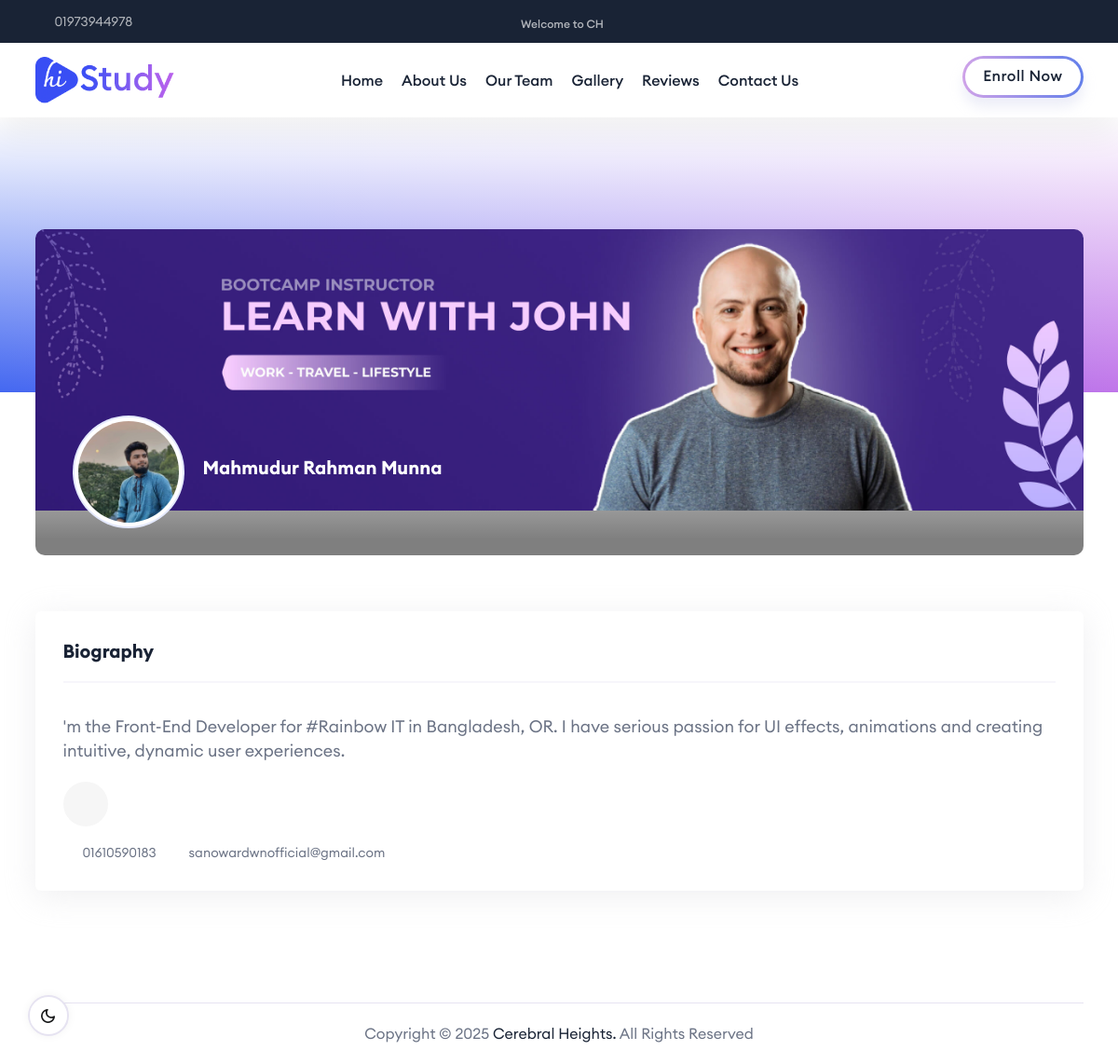
The page /employee/employee_details/1 on the database its author committed.
### apps/core/models.py (models this page shows)
class SiteConfig(models.Model):
    logo = models.ImageField(upload_to="uploads/site_logo")
    phone_number = models.CharField(max_length=50)
    facebook = models.URLField(max_length=200, blank=True, null=True)
    twitter = models.URLField(max_length=200, blank=True, null=True)
    linkedin = models.URLField(max_length=200, blank=True, null=True)
    instagram = models.URLField(max_length=200, blank=True, null=True)
    location = models.TextField()
    email_address = models.EmailField(max_length=254)
    site_title = models.CharField(max_length=50)
    fav_icon = models.ImageField(upload_to="uploads/fav_icon")
    header_text = models.CharField(max_length=50, blank=True, null=True)

### apps/employee/models.py (models this page shows, shortened)
class Employee(models.Model):
    full_name = models.CharField(max_length=50)
    profile_picture = models.ImageField(upload_to="uploads/employee/profile_picture")
    designation = models.CharField(max_length=50)
    facebook = models.URLField(max_length=200, blank=True)
    instagram = models.URLField(max_length=200, blank=True)
    twitter = models.URLField(max_length=200, blank=True)
    linkedin = models.URLField(max_length=200, blank=True)
    youtube = models.URLField(max_length=200, blank=True)
    banner = models.ImageField(upload_to="uploads/employee/banner")
    biography = models.TextField()
    phone_number = models.CharField(max_length=50)
    email = models.EmailField(max_length=254)

### apps/employee/views.py (the view)
# urls.py: path('employee_details/<int:id>', views.employee_details, name="employee_details")
def employee_details(request, id):
    employee = Employee.objects.get(id=id)
    context = {
        'employee':employee
    }
    return render(request, 'employee-details.html', context)

### apps/core/context_processors.py (called while the page is built)
def all_employees(request):
    return {"employee_all": Employee.objects.all()}

def all_gallery(request):
    return {"all_gallery": GalleryItem.objects.all()}

def all_review(request):
    return {"all_review": Review.objects.all()}

def all_subject(request):
    return {"all_subject": Subject.objects.all()}

def site_config(request):
    return {"site_config": SiteConfig.objects.all().first()}

### apps/employee/templates/employee-details.html (shortened to what this page needs)
{% extends "layouts/base.html" %}
{% load static %}
{% block content %}
<div class="rbt-page-banner-wrapper">
</div>
<div class="rbt-dashboard-area rbt-section-overlayping-top rbt-section-gapBottom">
    <div class="container">
        <div class="row">
            <div class="col-lg-12">
                <div class="rbt-dashboard-content-wrapper">
                    <div class="tutor-bg-photo bg_image bg_image--22 height-350">
                        <img src="{% static "assets/images/bg/bg-image-22.jpg" %}" alt="">
                    </div>
                    <div class="rbt-tutor-information">
                        <div class="rbt-tutor-information-left">
                            <div class="thumbnail rbt-avatars size-lg">
                                <img src="{{employee.profile_picture.url}}" alt="Instructor">
                            </div>
                            <div class="tutor-content">
                                <h5 class="title">{{employee.full_name}}</h5>
                            </div>
                        </div>
                    </div>
                </div>
            </div>
            <div class="col-lg-12 mt--30">
                <div class="profile-content rbt-shadow-box">
                    <h4 class="rbt-title-style-3">Biography</h4>
                    <div class="row g-5">
                        <div class="col-lg-12">
                            <p class="mt--10 mb--20">{{ employee.biography }}</p>
                            <ul class="social-icon social-default justify-content-start">
                                {% if employee.facebook %}
                                    <li><a href="{{ employee.facebook }}" target="_blank">
                                            <i class="feather-facebook"></i>
                                        </a>
                                    </li>
                                {% endif %}
                            </ul>
                            <ul class="rbt-information-list mt--15">
                                <li>
                                    <a href="tel:{{employee.phone_number}}"><i class="feather-phone"></i>{{ employee.phone_number }}</a>
                                </li>
                                <li>
                                    <a href="mailto:{{ employee.email }}"><i class="feather-mail"></i>{{ employee.email }}</a>
                                </li>
                            </ul>
                        </div>
                    </div>
                </div>
            </div>
        </div>
    </div>
</div>
{% endblock content %}

### apps/core/templates/layouts/base.html (shortened to what this page needs)
{% load static %}
<!DOCTYPE html>
<html lang="en">
  <head>
    <link rel="stylesheet" href="{% static 'assets/css/vendor/bootstrap.min.css' %}" />
    <link rel="stylesheet" href="{% static 'assets/css/vendor/slick.css' %}" />
    <link rel="stylesheet" href="{% static 'assets/css/vendor/slick-theme.css' %}" />
    <link rel="stylesheet" href="{% static 'assets/css/plugins/sal.css' %}" />
    <link rel="stylesheet" href="{% static 'assets/css/plugins/feather.css' %}" />
    <link rel="stylesheet" href="{% static 'assets/css/plugins/fontawesome.min.css' %}" />
    <link rel="stylesheet" href="{% static 'assets/css/plugins/euclid-circulara.css' %}" />
    <link rel="stylesheet" href="{% static 'assets/css/plugins/swiper.css' %}" />
    <link rel="stylesheet" href="{% static 'assets/css/plugins/odometer.css' %}" />
    <link rel="stylesheet" href="{% static 'assets/css/plugins/animation.css' %}" />
    <link rel="stylesheet" href="{% static 'assets/css/plugins/bootstrap-select.min.css' %}" />
    <link rel="stylesheet" href="{% static 'assets/css/plugins/jquery-ui.css' %}" />
    <link rel="stylesheet" href="{% static 'assets/css/plugins/magnigy-popup.min.css' %}" />
    <link rel="stylesheet" href="{% static 'assets/css/plugins/plyr.css' %}" />
    <link rel="stylesheet" href="{% static 'assets/css/plugins/jodit.min.css' %}" />
    <link rel="stylesheet" href="{% static 'assets/css/styles.css' %}" />
  </head>
  <body class="rbt-header-sticky">
    <div id="my_switcher" class="my_switcher">
      <ul>
        <li>
          <a href="javascript: void(0);" data-theme="dark" class="setColor dark"><img src="{% static 'assets/images/about/vector.svg' %}" alt="Vector Images" /><span title="Dark Mode">Dark</span></a>
        </li>
      </ul>
    </div>
    <header class="rbt-header rbt-header-10">
      <div class="rbt-header-top rbt-header-top-1 header-space-betwween bg-not-transparent bg-color-darker top-expended-activation">
        <div class="container-fluid">
          <div class="top-expended-wrapper">
            <div class="top-expended-inner rbt-header-sec align-items-center">
              <div class="rbt-header-sec-col rbt-header-left d-none d-xl-block">
                <div class="rbt-header-content">
                  <div class="header-info">
                    <ul class="rbt-information-list">
                      <li>
                        <a href="#"><i class="feather-phone"></i>{{ site_config.phone_number }}</a>
                      </li>
                    </ul>
                  </div>
                </div>
              </div>
              <div class="rbt-header-sec-col rbt-header-center">
                <div class="rbt-header-content justify-content-start justify-content-xl-center">
                  <div class="header-info">
                    <div class="rbt-header-top-news">
                      <div class="inner">
                        <div class="content">
                          <span class="news-text">{{ site_config.header_text }}</span>
                        </div>
                      </div>
                    </div>
                  </div>
                </div>
              </div>
              <div class="rbt-header-sec-col rbt-header-right mt_md--10 mt_sm--10">
                <div class="rbt-header-content justify-content-start justify-content-lg-end">
                  <div class="header-info d-none d-xl-block">
                    <ul class="social-share-transparent">
                      {% if site_config.facebook %}
                        <li>
                          <a href="{{ site_config.facebook }}"><i class="fab fa-facebook-f"></i></a>
                        </li>
                      {% endif %}
                      {% if site_config.twitter %}
                        <li>
                          <a href="{{ site_config.twitter }}"><i class="fab fa-twitter"></i></a>
                        </li>
                      {% endif %}
                      {% if site_config.linkedin %}
                        <li>
                          <a href="{{ site_config.linkedin }}"><i class="fab fa-linkedin-in"></i></a>
                        </li>
                      {% endif %}
                      {% if site_config.instagram %}
                        <li>
                          <a href="{{ site_config.instagram }}"><i class="fab fa-instagram"></i></a>
                        </li>
                      {% endif %}
                    </ul>
                  </div>
                </div>
              </div>
            </div>
          </div>
        </div>
      </div>
      <div class="rbt-header-wrapper header-space-betwween header-sticky">
        <div class="container-fluid">
          <div class="mainbar-row rbt-navigation-center align-items-center">
            <div class="header-left rbt-header-content">
              <div class="header-info">
                <div class="logo logo-dark">
                  <a href="{% url 'index' %}"><img src="{% static 'assets/images/logo/logo.png' %}" alt="Education Logo Images" /></a>
                </div>
              </div>
            </div>
            <div class="rbt-main-navigation d-none d-xl-block">
              <nav class="mainmenu-nav">
                <ul class="mainmenu">
                  <li class="with-megamenu has-menu-child-item position-static">
                    <a href="#">Home</a>
                  </li>
                  <li class="with-megamenu has-menu-child-item position-static">
                    <a href="#">About Us</a>
                  </li>
                  <li class="with-megamenu has-menu-child-item position-static">
                    <a href="{% url 'employee_all' %}">Our Team</a>
                  </li>
                  <li class="with-megamenu has-menu-child-item position-static">
                    <a href="{% url "gallery_list" %}">Gallery</a>
                  </li>
                  <li class="with-megamenu has-menu-child-item position-static">
                    <a href="{% url "review_list" %}">Reviews</a>
                  </li>
                  <li class="with-megamenu has-menu-child-item position-static">
                    <a href="{% url 'contact_us' %}">Contact Us</a>
                  </li>
                </ul>
              </nav>
            </div>
            <div class="header-right">
              <div class="rbt-btn-wrapper d-none d-xl-block">
                <a class="rbt-btn rbt-marquee-btn marquee-auto btn-border-gradient radius-round btn-sm hover-transform-none" href="#"><span data-text="Enroll Now">Enroll Now</span></a>
              </div>
            </div>
          </div>
        </div>
      </div>
    </header>
    <main class="rbt-main-wrapper">
      {% block content %}
      {% endblock %}
      <div class="rbt-separator-mid">
        <div class="container">
          <hr class="rbt-separator m-0" />
        </div>
      </div>
      <div class="copyright-area copyright-style-1 ptb--20">
        <div class="container">
          <div class="row align-items-center">
            <div class="col-12">
              <p class="rbt-link-hover text-center">
                Copyright © 2025 <a href="#">Cerebral Heights.</a> All Rights Reserved
              </p>
            </div>
          </div>
        </div>
      </div>
    </main>
  </body>
</html>

### rows shown on the page
SiteConfig: phone_number "01973944978", header_text "Welcome to CH"
Employee: profile_picture (picture), full_name "Mahmudur Rahman Munna", biography "'m the Front-End Developer for #Rainbow IT in Bangladesh, OR. I have serious passion for UI effects, animations and creating intuitive, dynamic user experiences.", phone_number "01610590183", email "sanowardwnofficial@gmail.com"
